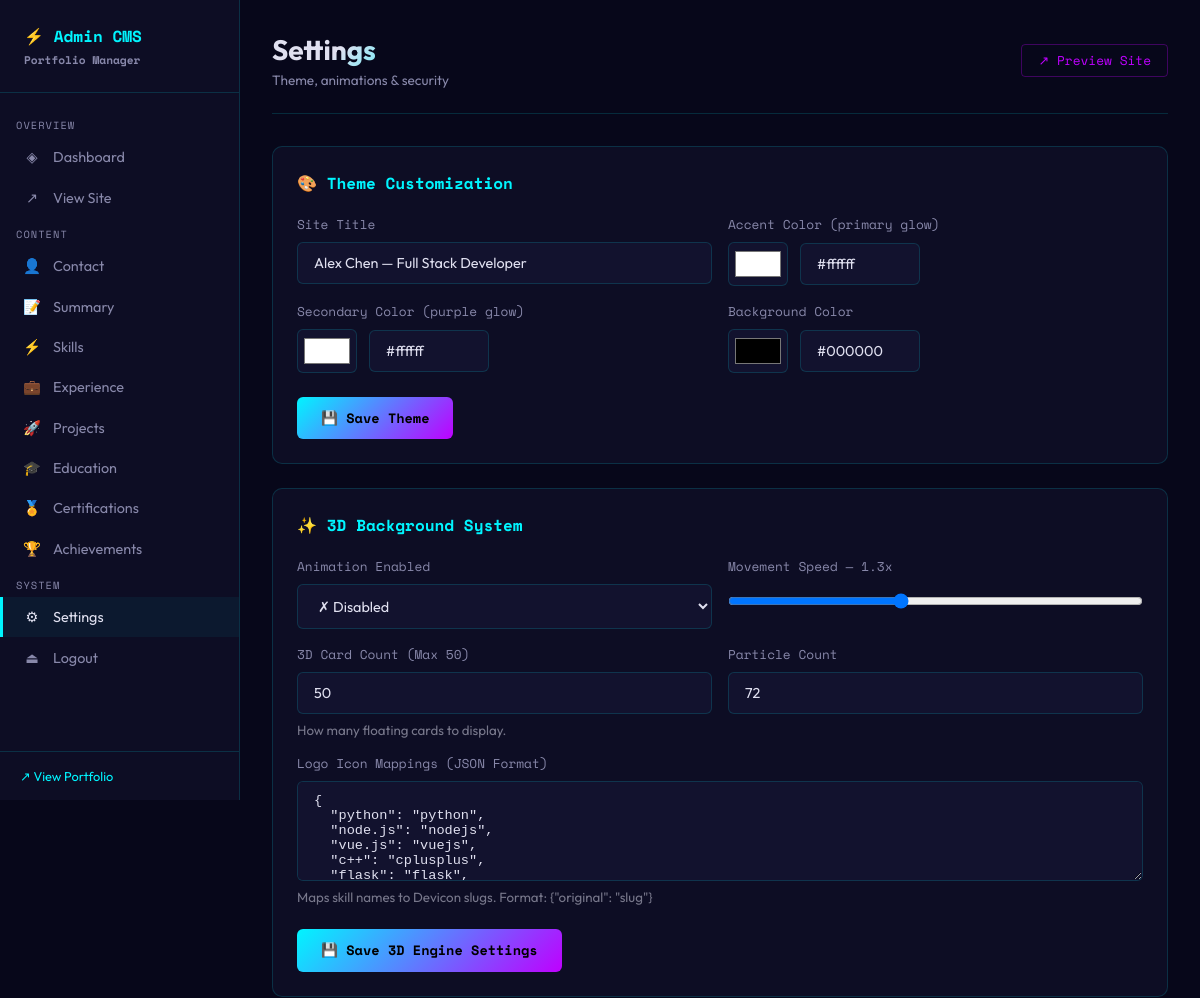
Before: /admin/settings (signed in, upper part) with the older database file.
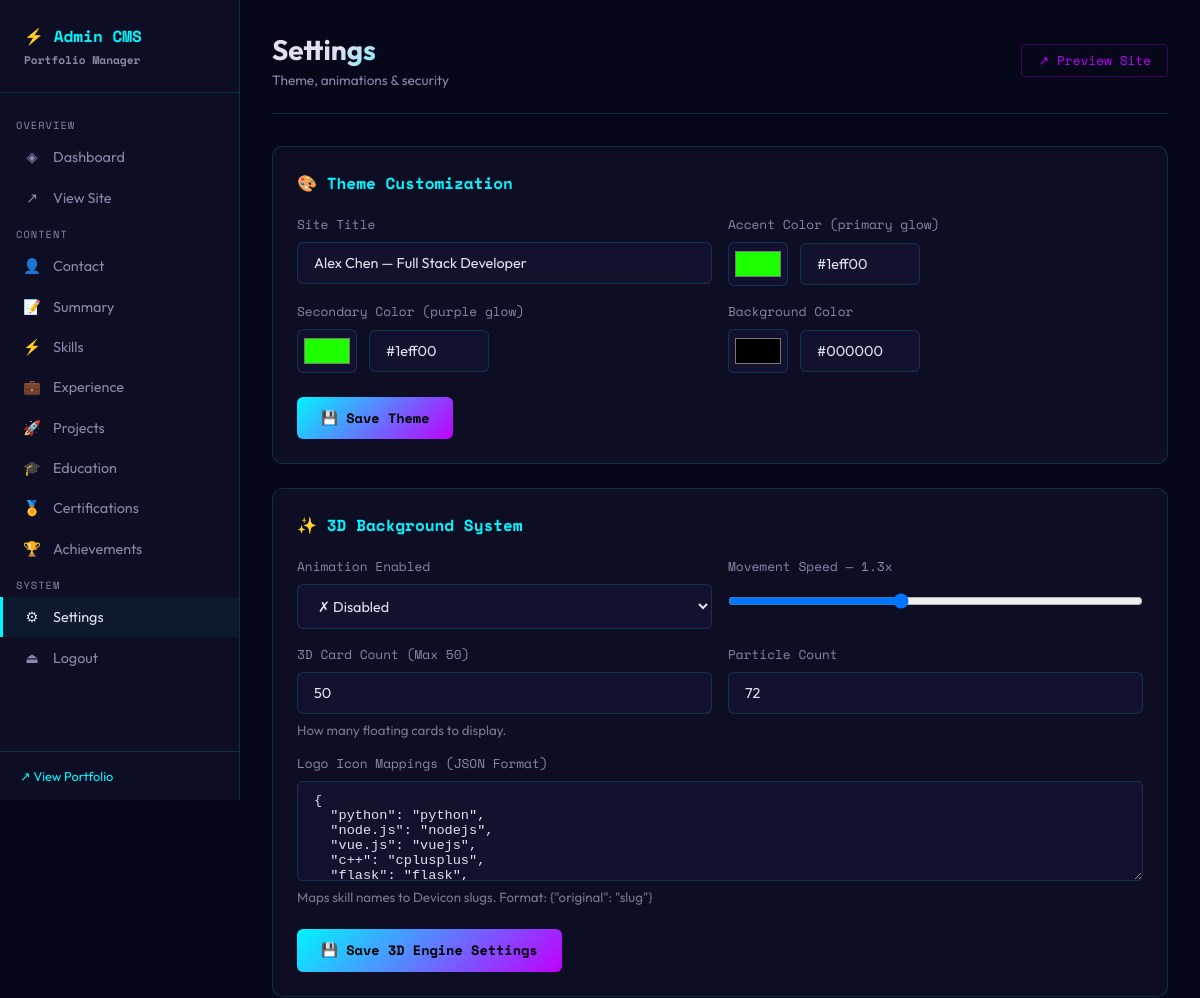
After: the same page with the newer database file.
### tables this page shows
CREATE TABLE site_settings (
        id INTEGER PRIMARY KEY,
        key TEXT UNIQUE NOT NULL,
        value TEXT
    );

### app/routes/admin.py (the view, shortened to what this page needs)
@admin_bp.route('/settings', methods=['GET', 'POST'])
@login_required
def settings():
    db = get_db(current_app.config['DB_PATH'])
    settings = {r['key']: r['value'] for r in db.execute("SELECT key,value FROM site_settings").fetchall()}
    db.close()
    return render_template('admin/settings.html', settings=settings)

### app/db.py (called while the page is built)
def get_db(db_path):
    conn = sqlite3.connect(db_path)
    conn.row_factory = sqlite3.Row
    conn.execute("PRAGMA journal_mode=WAL")
    return conn

### app/routes/admin.py (called while the page is built)
def login_required(f):
    @wraps(f)
    def decorated(*args, **kwargs):
        if not session.get('admin_logged_in'):
            return redirect(url_for('admin.login'))
        return f(*args, **kwargs)
    return decorated

### app/templates/admin/settings.html (shortened to what this page needs)
{% extends 'admin/base.html' %}
{% block content %}
<div class="page-header">
  <div><div class="page-title">Settings</div><div class="page-subtitle">Theme, animations & security</div></div>
  <a href="/" target="_blank" class="preview-link">↗ Preview Site</a>
</div>
<div class="card">
  <div class="card-title">🎨 Theme Customization</div>
  <form method="POST">
    <div class="form-grid">
      <div class="form-group">
        <label>Site Title</label>
        <input name="site_title" value="{{ settings.get('site_title', 'Portfolio') }}">
      </div>
      <div class="form-group">
        <label>Accent Color (primary glow)</label>
        <div style="display:flex;gap:.75rem;align-items:center">
          <input type="color" name="accent_color" id="accent-picker" value="{{ settings.get('accent_color', '#00f5ff') }}" style="width:60px" oninput="document.getElementById('accent-hex').value=this.value;previewColor('--accent', this.value)">
          <input type="text" id="accent-hex" value="{{ settings.get('accent_color', '#00f5ff') }}" style="width:120px" oninput="document.getElementById('accent-picker').value=this.value;previewColor('--accent',this.value)">
        </div>
      </div>
      <div class="form-group">
        <label>Secondary Color (purple glow)</label>
        <div style="display:flex;gap:.75rem;align-items:center">
          <input type="color" name="secondary_color" id="secondary-picker" value="{{ settings.get('secondary_color', '#bf00ff') }}" style="width:60px" oninput="document.getElementById('secondary-hex').value=this.value;previewColor('--secondary', this.value)">
          <input type="text" id="secondary-hex" value="{{ settings.get('secondary_color', '#bf00ff') }}" style="width:120px" oninput="document.getElementById('secondary-picker').value=this.value;previewColor('--secondary',this.value)">
        </div>
      </div>
      <div class="form-group">
        <label>Background Color</label>
        <div style="display:flex;gap:.75rem;align-items:center">
          <input type="color" name="bg_color" id="bg-picker" value="{{ settings.get('bg_color', '#050510') }}" style="width:60px" oninput="document.getElementById('bg-hex').value=this.value;previewColor('--bg', this.value)">
          <input type="text" id="bg-hex" value="{{ settings.get('bg_color', '#050510') }}" style="width:120px" oninput="document.getElementById('bg-picker').value=this.value;previewColor('--bg',this.value)">
        </div>
      </div>
    </div>
    <div class="form-actions"><button type="submit" class="btn btn-primary">💾 Save Theme</button></div>
  </form>
</div>
<div class="card">
  <div class="card-title">✨ 3D Background System</div>
  <form method="POST">
    <div class="form-grid">
      <div class="form-group">
        <label>Animation Enabled</label>
        <select name="animation_enabled">
          <option value="false" {% if settings.get('animation_enabled')=='false' %}selected{% endif %}>✗ Disabled</option>
        </select>
      </div>
      <div class="form-group">
        <label>Movement Speed — <span id="speed-val">{{ settings.get('animation_speed','1.0') }}x</span></label>
        <input type="range" name="animation_speed" min="0.1" max="3.0" step="0.1"
          value="{{ settings.get('animation_speed','1.0') }}"
          oninput="document.getElementById('speed-val').textContent=this.value+'x'">
      </div>
      <div class="form-group">
        <label>3D Card Count (Max 50)</label>
        <input type="number" name="floater_count" value="{{ settings.get('floater_count','25') }}" min="10" max="50">
        <small style="opacity:0.5">How many floating cards to display.</small>
      </div>
      <div class="form-group">
        <label>Particle Count</label>
        <input type="number" name="particle_count" value="{{ settings.get('particle_count','120') }}" min="10" max="400">
      </div>
      <div class="form-group" style="grid-column: span 2">
        <label>Logo Icon Mappings (JSON Format)</label>
        <textarea name="icon_mappings" rows="5" style="font-family:monospace; font-size:0.85rem; width:100%">{{ settings.get('icon_mappings', '{\n  "python": "python",\n  "node.js": "nodejs",\n  "vue.js": "vuejs",\n  "c++": "cplusplus",\n  "flask": "flask",\n  "aws": "amazonwebservices"\n}') }}</textarea>
        <small style="opacity:0.5">Maps skill names to Devicon slugs. Format: {"original": "slug"}</small>
      </div>
    </div>
    <div class="form-actions"><button type="submit" class="btn btn-primary">💾 Save 3D Engine Settings</button></div>
  </form>
</div>
{% endblock %}

### app/templates/admin/base.html (shortened to what this page needs)
<!DOCTYPE html>
<html lang="en">
<head>
</head>
<body>
  <aside class="sidebar">
    <div class="sidebar-brand">⚡ Admin CMS <span>Portfolio Manager</span></div>
    <nav class="sidebar-nav">
      <div class="nav-section">Overview</div>
      <a href="/admin/" class="sidebar-link {% if request.endpoint == 'admin.dashboard' %}active{% endif %}">
        <span class="icon">◈</span><span>Dashboard</span>
      </a>
      <a href="/" target="_blank" class="sidebar-link"><span class="icon">↗</span><span>View Site</span></a>
      <div class="nav-section">Content</div>
      <a href="/admin/contact" class="sidebar-link {% if 'contact' in request.endpoint %}active{% endif %}"><span class="icon">👤</span><span>Contact</span></a>
      <a href="/admin/summary" class="sidebar-link {% if 'summary' in request.endpoint %}active{% endif %}"><span class="icon">📝</span><span>Summary</span></a>
      <a href="/admin/skills" class="sidebar-link {% if 'skill' in request.endpoint %}active{% endif %}"><span class="icon">⚡</span><span>Skills</span></a>
      <a href="/admin/experience" class="sidebar-link {% if 'experience' in request.endpoint %}active{% endif %}"><span class="icon">💼</span><span>Experience</span></a>
      <a href="/admin/projects" class="sidebar-link {% if 'project' in request.endpoint %}active{% endif %}"><span class="icon">🚀</span><span>Projects</span></a>
      <a href="/admin/education" class="sidebar-link {% if 'education' in request.endpoint %}active{% endif %}"><span class="icon">🎓</span><span>Education</span></a>
      <a href="/admin/certifications" class="sidebar-link {% if 'certification' in request.endpoint %}active{% endif %}"><span class="icon">🏅</span><span>Certifications</span></a>
      <a href="/admin/achievements" class="sidebar-link {% if 'achievement' in request.endpoint %}active{% endif %}"><span class="icon">🏆</span><span>Achievements</span></a>
      <div class="nav-section">System</div>
      <a href="/admin/settings" class="sidebar-link {% if 'settings' in request.endpoint %}active{% endif %}"><span class="icon">⚙</span><span>Settings</span></a>
      <a href="/admin/logout" class="sidebar-link"><span class="icon">⏏</span><span>Logout</span></a>
    </nav>
    <div class="sidebar-footer"><a href="/" target="_blank">↗ View Portfolio</a></div>
  </aside>
  <main class="main">
    {% block content %}{% endblock %}
  </main>
</body>
</html>

### app/templates/admin/base.html (style rules this page uses)
:root { --accent: #00f5ff; --secondary: #bf00ff; --bg: #07071a; --bg2: #0d0d24; --bg3: #12122e; --text: #e0e0f0; --text-dim: #8888aa; --border: rgba(0,245,255,0.15); --success: #00cc88; --error: #ff4466; --font-mono: 'Space Mono', monospace; --font: 'Outfit', sans-serif; --r: 10px; }
*, *::before, *::after { box-sizing: border-box; margin: 0; padding: 0; }
body { font-family: var(--font); background: var(--bg); color: var(--text); min-height: 100vh; display: flex; }
.sidebar { width: 240px; background: var(--bg2); border-right: 1px solid var(--border); display: flex; flex-direction: column; position: fixed; height: 100vh; z-index: 10; }
.sidebar-brand { padding: 1.5rem; font-family: var(--font-mono); font-size: 1rem; font-weight: 700; border-bottom: 1px solid var(--border); color: var(--accent); }
.sidebar-brand span { color: var(--text-dim); font-size: 0.7rem; display: block; margin-top: 0.2rem; }
.sidebar-nav { flex: 1; padding: 1rem 0; overflow-y: auto; }
.nav-section { padding: 0.5rem 1rem 0.25rem; font-size: 0.65rem; color: var(--text-dim); text-transform: uppercase; letter-spacing: 0.1em; font-family: var(--font-mono); }
.sidebar-link { display: flex; align-items: center; gap: 0.75rem; padding: 0.7rem 1.25rem; color: var(--text-dim); text-decoration: none; font-size: 0.9rem; transition: all 0.2s; border-left: 3px solid transparent; }
.sidebar-link:hover, .sidebar-link.active { color: var(--text); background: rgba(0,245,255,0.05); border-left-color: var(--accent); }
.sidebar-link .icon { width: 18px; text-align: center; }
.sidebar-footer { padding: 1rem 1.25rem; border-top: 1px solid var(--border); font-size: 0.8rem; color: var(--text-dim); }
.sidebar-footer a { color: var(--accent); text-decoration: none; }
.main { margin-left: 240px; flex: 1; padding: 2rem; min-height: 100vh; }
.page-header { display: flex; justify-content: space-between; align-items: center; margin-bottom: 2rem; padding-bottom: 1.5rem; border-bottom: 1px solid var(--border); }
.page-title { font-size: 1.75rem; font-weight: 700; background: linear-gradient(135deg, var(--text) 40%, var(--accent)); -webkit-background-clip: text; -webkit-text-fill-color: transparent; background-clip: text; }
.page-subtitle { color: var(--text-dim); font-size: 0.85rem; margin-top: 0.25rem; }
.card { background: var(--bg2); border: 1px solid var(--border); border-radius: var(--r); padding: 1.5rem; margin-bottom: 1.5rem; }
.card-title { font-size: 1rem; font-weight: 600; margin-bottom: 1.25rem; color: var(--accent); font-family: var(--font-mono); }
.form-grid { display: grid; grid-template-columns: repeat(auto-fill, minmax(280px, 1fr)); gap: 1rem; }
.form-group { display: flex; flex-direction: column; gap: 0.5rem; }
label { font-size: 0.8rem; color: var(--text-dim); font-family: var(--font-mono); }
input, textarea, select { background: var(--bg3); border: 1px solid var(--border); border-radius: 6px; padding: 0.7rem 1rem; color: var(--text); font-family: var(--font); font-size: 0.9rem; transition: border-color 0.2s; width: 100%; }
textarea { resize: vertical; min-height: 100px; }
input[type="color"] { height: 44px; padding: 0.25rem; cursor: pointer; }
input[type="range"] { padding: 0.5rem 0; }
.form-actions { display: flex; gap: 1rem; margin-top: 1.5rem; flex-wrap: wrap; }
.btn { padding: 0.7rem 1.5rem; border-radius: 6px; font-family: var(--font-mono); font-size: 0.85rem; cursor: pointer; text-decoration: none; display: inline-flex; align-items: center; gap: 0.5rem; border: none; transition: all 0.2s; }
.btn-primary { background: linear-gradient(135deg, var(--accent), var(--secondary)); color: #000; font-weight: 700; }
.preview-link { display: inline-flex; align-items: center; gap: 0.5rem; font-family: var(--font-mono); font-size: 0.8rem; color: var(--secondary); text-decoration: none; border: 1px solid rgba(191,0,255,0.3); padding: 0.4rem 1rem; border-radius: 4px; }

Changed rows visible on the page:
changed site_settings (number 2 of 9 on the later page): accent_color "#ffffff" → "#1eff00"; get "#ffffff" → "#1eff00"
changed site_settings (number 3 of 9 on the later page): secondary_color "#ffffff" → "#1eff00"; get "#ffffff" → "#1eff00"
